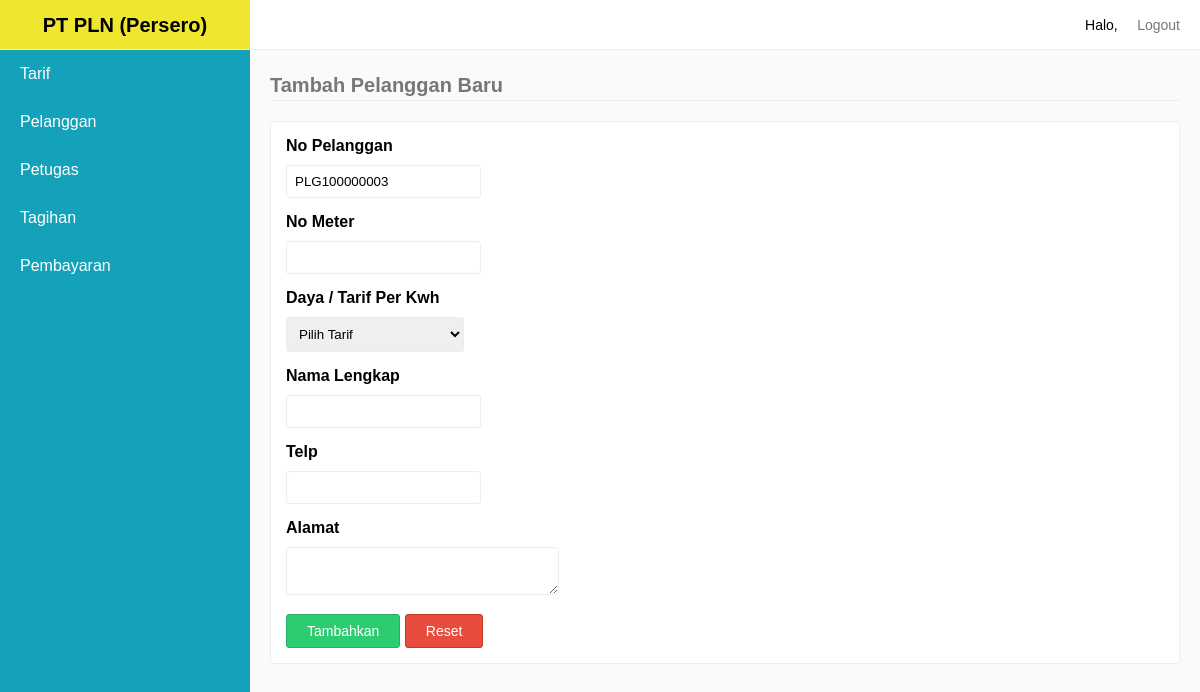
The app's page /sources/inputpelanggan.php, older data.
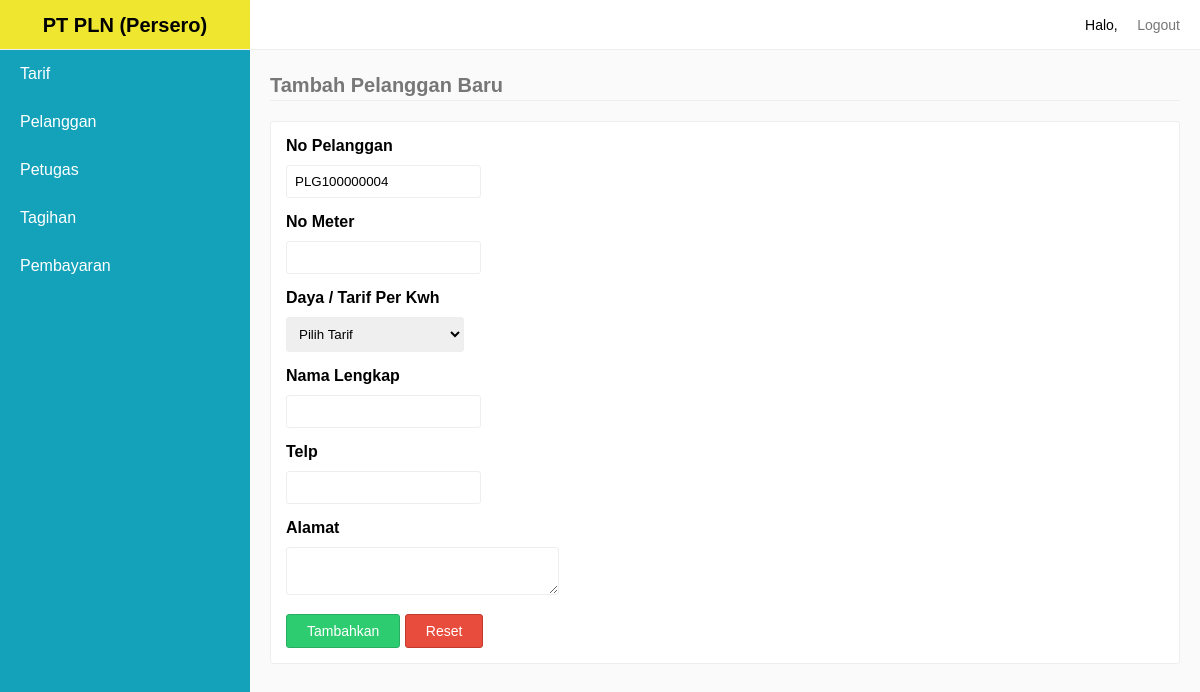
The same page, newer data.
### tables this page shows
CREATE TABLE `tb_pelanggan` (
  `KodePelanggan` int(11) NOT NULL,
  `NoPelanggan` varchar(100) NOT NULL,
  `NoMeter` varchar(100) NOT NULL,
  `KodeTarif` int(11) NOT NULL,
  `NamaLengkap` varchar(100) NOT NULL,
  `Telp` varchar(16) NOT NULL,
  `Alamat` varchar(255) NOT NULL
);

### sources/inputpelanggan.php (the view, shortened to what this page needs)
<?php
	require_once "sources/maintemplate/header.php";
	$selectQuery = mysqli_query($connect, "SELECT * FROM tb_pelanggan ORDER BY NoPelanggan DESC");
	if(mysqli_num_rows($selectQuery) > 0) {
		$NoPLG = mysqli_fetch_assoc($selectQuery);
		$NoPelanggan = explode('PLG', $NoPLG['NoPelanggan'])[1] + 1;
	} else {
		$NoPelanggan = "PLG100000000";
	}
?>
<legend>Tambah Pelanggan Baru</legend>
<div class="card">
	<div class="card-body">
		<form action="index.php?process=inputpelanggan" method="POST" class="form-block">
			<div class="form-group">
				<label for="NoPelanggan">No Pelanggan</label>
				<input type="text" class="input" name="NoPelanggan" value="<?php echo "PLG".$NoPelanggan; ?>" id="NoPelanggan" readonly required>
			</div>
			<div class="form-group">
				<label for="NoMeter">No Meter</label>
				<input type="text" class="input" id="NoMeter" name="NoMeter" required>
			</div>
			<div class="form-group">
				<label for="KodeTarif">Daya / Tarif Per Kwh</label>
				<select name="KodeTarif" class="input" id="KodeTarif" required>
					<option value="">Pilih Tarif</option>
				</select>
			</div>
			<div class="form-group">
				<label for="NamaLengkap">Nama Lengkap</label>
				<input type="text" class="input" id="NamaLengkap" name="NamaLengkap" required>
			</div>
			<div class="form-group">
				<label for="Telp">Telp</label>
				<input type="text" class="input" id="Telp" name="Telp" required>
			</div>
			<div class="form-group">
				<label for="Alamat">Alamat</label>
				<textarea name="Alamat" id="Alamat" class="input" cols="30" rows="2" required></textarea>
			</div>
			<div class="form-group">
				<button type="submit" class="btn btn-success">Tambahkan</button>
				<button type="reset" class="btn btn-danger">Reset</button>
			</div>
		</form>
	</div>
</div>

Row changes from the older to the newer data that the page shows:
no longer on this page (row unchanged): tb_pelanggan: NoPelanggan "PLG100000003"
added tb_pelanggan: NoPelanggan "PLG100000004"
